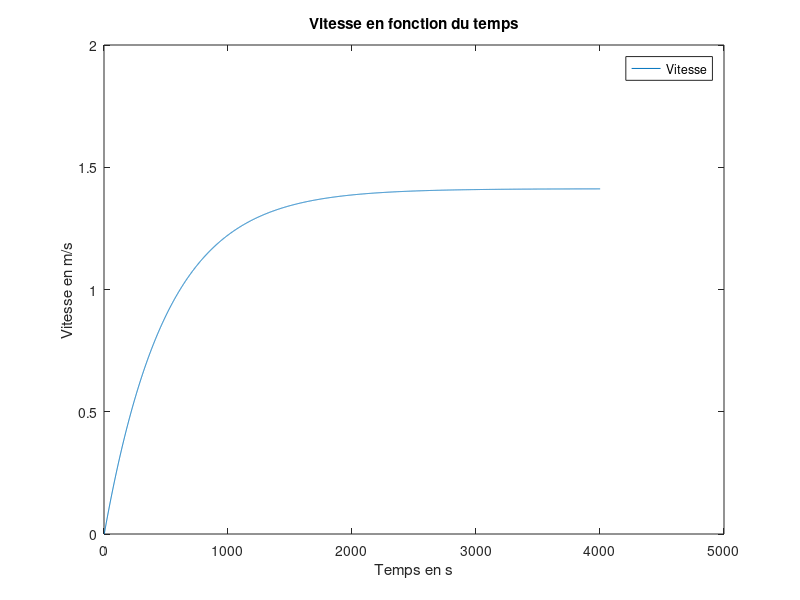

Source code (MATLAB):
%%  S5 - APP3 - PROBLEMATIQUE - PROBLEMATIQUE.M
%   Auteur:     Giuseppe Lomonaco
%   CIP:        LOMG2301
%   Auteur:     Jean Dodie Ombeni
%   CIP:        OMBJ2301
%   Auteur:     Anthony Royer
%   CIP:        ROYA2019

%   Date de creation:                       30-Septembre-2023
%   Date de derniere modification:          30-Septembre-2023

%   DESCRIPTION:    fffffffffffffffffffffffffffffffffffffffffffffffffffff
%                   ggggggggggggggggggggggggggggggggggggggggggggggggggggg

clc
close all
clear all


%% DONNEES DU PROBLEME
disp(" Paramètre        Valeur         Unité          Description ");
disp(" ---------------------------------------------------------- ");
Kp =            0.318;          % V/rad
K =             100;            %                   gain ampli 
tau =           0.01;           % Cste de temps ampli en seconde
Ki =            0.5;            % Cste de couple du moteur en N-m/A
Kb =            0.5;             % Cste de force contreélectromotrice (fcém) du moteur en V/rad/s
Ra =            8;              % résistance armature du moteur en Ohm
La =            0.008;          % inductance armature du moteur en H
Jm =             0.02;          % inertie armature en N-m s2/rad
Bm =            0.01;           % frottement visqueux armature en N.m/rad/s
N =             0.1;            % facteur de réduction 
JL =            1;              % inertie charge en N.m s2/rad
BL =            1;              % frottement visqueux charge en N-m/rad/s

fprintf("    Kp             %.3f         V/rad           \n", Kp)
fprintf("    K              %.0f                          gain ampli \n", K)
fprintf("   tau             %.2f             s        Cste de temps ampli \n", tau)
fprintf("    Ki             %.1f          N-m/A       Cste de couple du moteur \n", Ki) 
fprintf("    Kb             %.1f          V/rad/s   Cste de force contreélectromotrice (fcém) du moteur \n", Kb) 
fprintf("    Ra             %.0f              Ohm     résistance armature du moteur \n", Ra) 
fprintf("    La             %.3f             H      inductance armature du moteur \n", La)
fprintf("    Jm             %.2f          N-m s2/rad       inertie armature \n", Jm) 
fprintf("    Bm             %.2f          N.m/rad/s     frottement visqueux armature \n", Bm) 
fprintf("    N              %.1f                           facteur de réduction \n", N)
fprintf("    JL             %.0f             N.m s2/rad         inertie charge \n", JL) 
fprintf("    BL             %.0f             N-m/rad/s       frottement visqueux charge \n", BL)




load donnees_moteur_2016.mat




figure
plot(vitesse)
title("Vitesse en fonction du temps")
legend("Vitesse")
xlabel("Temps en s")
ylabel("Vitesse en m/s")


num = tension';
den = vitesse';

FT1 = tf(num, den);






